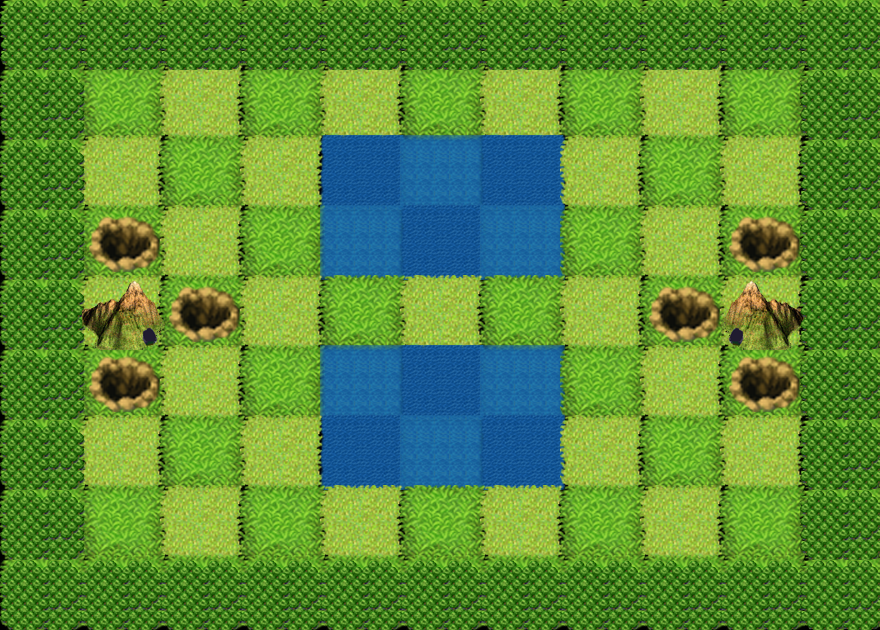

A level layout from a 2D game, rendered from its tile map. Below: a short description, then the map file with tile-grid data replaced by summaries:
An orthogonal 11x9 tile map with 80x70 px tiles, 2 tile layers (grass, ongrass) and 16 objects (tiger1, elephant1, cat1, wolf1, leopard1, ...).

<map version="1.0" orientation="orthogonal" renderorder="right-down" width="11" height="9" tilewidth="80" tileheight="70" nextobjectid="20">
 <tileset firstgid="1" name="mapResource" tilewidth="85" tileheight="75" tilecount="16">
  <image source="mapResource.png" width="340" height="300" />
 </tileset>
 <layer name="grass" width="11" height="9">
  <data>[99 cells, 99 non-empty, 4 distinct tile ids]</data>
 </layer>
 <layer name="ongrass" width="11" height="9">
  <data>[99 cells, 44 non-empty, 4 distinct tile ids]</data>
 </layer>
 <objectgroup name="Animals">
  <object id="3" name="tiger1" x="120" y="35" width="80" height="70" />
  <object id="4" name="elephant1" x="280" y="35" width="80" height="70" />
  <object id="6" name="cat1" x="200" y="105" width="80" height="70" />
  <object id="7" name="wolf1" x="280" y="175" width="80" height="70" />
  <object id="8" name="leopard1" x="280" y="315" width="80" height="70" />
  <object id="9" name="rat1" x="280" y="455" width="80" height="70" />
  <object id="10" name="dog1" x="200" y="385" width="80" height="70" />
  <object id="11" name="lion1" x="120" y="457" width="80" height="70" />
  <object id="12" name="rat2" x="600" y="35" width="80" height="70" />
  <object id="13" name="dog2" x="680" y="105" width="80" height="70" />
  <object id="14" name="wolf2" x="600" y="315" width="80" height="70" />
  <object id="15" name="cat2" x="680" y="385" width="80" height="70" />
  <object id="16" name="elephant2" x="600" y="455" width="80" height="70" />
  <object id="17" name="lion2" x="760" y="36" width="80" height="70" />
  <object id="18" name="tiger2" x="760" y="455" width="80" height="70" />
  <object id="19" name="leopard2" x="600" y="175" width="80" height="70" />
 </objectgroup>
</map>